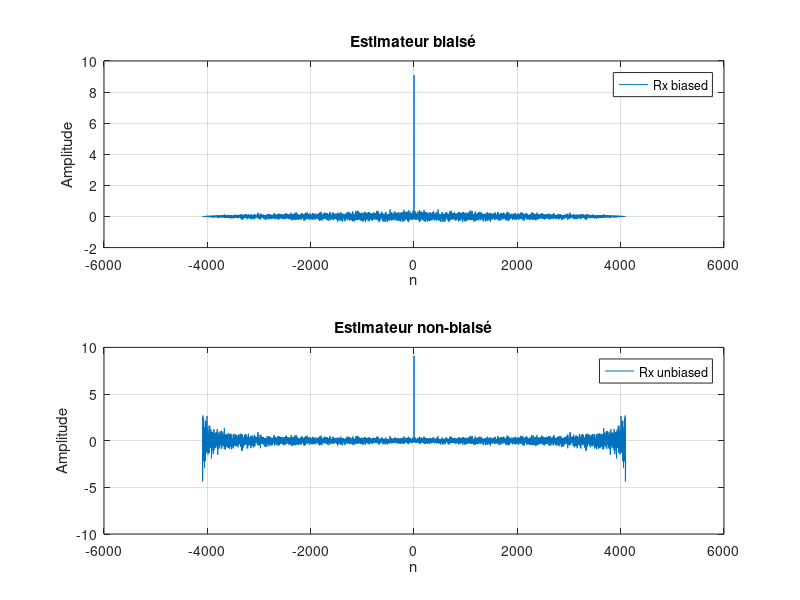
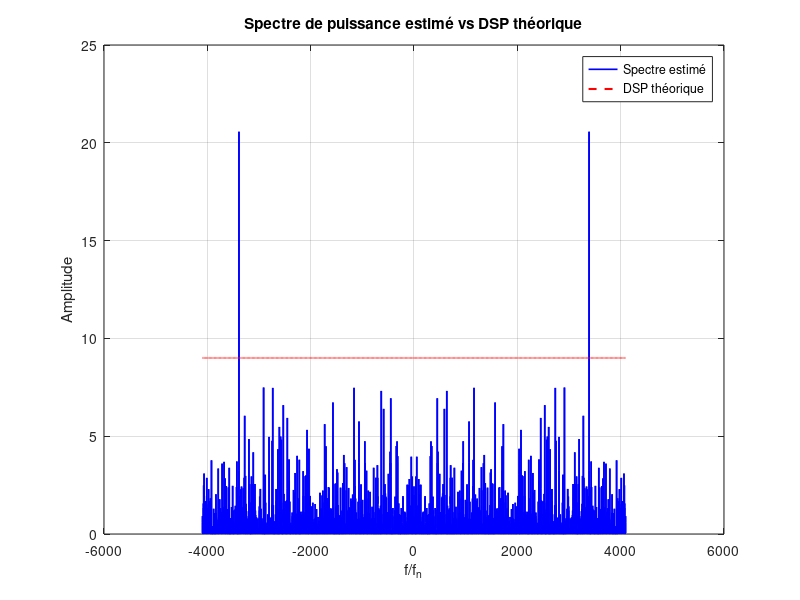

Write the MATLAB code that produced these figures, in order. (Note: this script raises an error after producing the figures.)
%% PROJET TS224 :

%% Préliminaires

close all;
clear;
clc;

% Partie 1

N = 4096;

% Bruit 
moy = 0;
sigma = sqrt(9);
bruit = moy + sigma*randn(1, N);

% Corrélation
Rx_biased = xcorr(bruit, "biased"); 
Rx_unbiased = xcorr(bruit, "unbiased");
f = linspace(-N+1, N, 2*N-1);

figure;

% Affichage
subplot(2,1,1);
plot(f, Rx_biased);
title('Estimateur biaisé');
xlabel('n');
ylabel('Amplitude');
legend('Rx biased', 'Rx biased');
grid on;

subplot(2,1,2);
plot(f, Rx_unbiased);
title('Estimateur non-biaisé');
xlabel('n');
ylabel('Amplitude');
legend('Rx unbiased', 'Rx unbiased');
grid on;


% Spectre de puissance
Y = fftshift(fft(Rx_biased));
P = sigma^2 * (abs(Y).^2)/N;

% Densité spectrale de puissance
DSPy = sigma^2 * ones(size(f));

% Affichage
figure;
plot(f, P, 'b', 'LineWidth', 1.2); hold on;
plot(f, DSPy, 'r--', 'LineWidth', 1.5);
title('Spectre de puissance estimé vs DSP théorique');
xlabel('f/f_n');
ylabel('Amplitude');
legend('Spectre estimé', 'DSP théorique');
grid on;


% Partie 2

% Variables périodogrammes
Nfft   = 512;
M = 512;
Seg = 512;
fs = 1;

window_1 = hamming(256);
recouvrement_1 = length(window_1)/2;

window_2 = rectwin(M);
recouvrement_2 = 0;

% Périodogramme Welch
[pWelch, f1] = pwelch(bruit, window_1, recouvrement_1, Nfft, fs);

% Périodogramme Barlett
[pBartlett, f2] = pwelch(bruit, window_2, recouvrement_2, Nfft, fs);

% Périodogramme Daniel
[periodo, f3] = periodogram(bruit, [], 4096, fs);
pDaniel = movmean(periodo, 9); % Lissage


% Affichage
% Welch
figure;
subplot(3,1,1);
plot(f1, 10*log10(pWelch), 'b', 'LineWidth', 1.3);
title('Périodogramme de Welch');
xlabel('Fréquence normalisée f/f_n');
ylabel('DSP (dB)');
grid on;

% Bartlett
subplot(3,1,2);
plot(f2, 10*log10(pBartlett), 'g', 'LineWidth', 1.3);
title('Périodogramme de Bartlett');
xlabel('Fréquence normalisée f/f_n');
ylabel('DSP (dB)');
grid on;

% Daniell
subplot(3,1,3);
plot(f3, 10*log10(pDaniel), 'r', 'LineWidth', 1.3);
title('Périodogramme de Daniell');
xlabel('Fréquence normalisée f/f_n');
ylabel('DSP (dB)');
grid on;


% Partie 3



K = 100;

% Platitude via spectre de puissance (autocorr -> FFT)
[moy_SF_auto, ecart_type_auto] = platitude_spectrale(N, sigma, K, 'autocorr', window_1, recouvrement_1, Nfft, fs);

% Platitude via périodogramme de Welch
[moy_SF_welch, ecart_type_welch] = platitude_spectrale(N, sigma, K, 'welch', window_1, recouvrement_1, Nfft, fs);

% Platitude via DSP
[moy_SF_DSP, ecart_type_DSP] = platitude_spectrale(N, sigma, K, 'DSP', window_1, recouvrement_1, Nfft, fs);

fprintf('\nPlatitude spectrale\n');
fprintf('Autocorr -> FFT : moyenne = %f | écart-type = %f\n', moy_SF_auto, ecart_type_auto);
fprintf('Welch           : moyenne = %f | écart-type = %f\n', moy_SF_welch, ecart_type_welch);
fprintf('DSP           : moyenne = %f | écart-type = %f\n', moy_SF_DSP, ecart_type_DSP);

